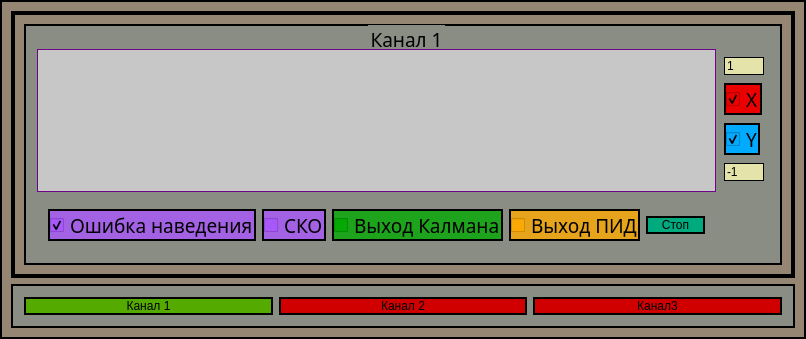
<?xml version="1.0" encoding="UTF-8"?>
<ui version="4.0">
 <class>GraphicsWindow</class>
 <widget class="QWidget" name="GraphicsWindow">
  <property name="geometry">
   <rect>
    <x>0</x>
    <y>0</y>
    <width>806</width>
    <height>339</height>
   </rect>
  </property>
  <property name="windowTitle">
   <string>GraphicsWindow</string>
  </property>
  <property name="styleSheet">
   <string notr="true">QWidget
{
border: 2px solid line black;
	background-color: rgb(148, 134, 115);
	font: 14pt &quot;Sans Serif&quot;;
}</string>
  </property>
  <layout class="QGridLayout" name="gridLayout_7">
   <item row="0" column="0">
    <widget class="QStackedWidget" name="checkShowErrorSKO3">
     <property name="styleSheet">
      <string notr="true">QStackedWidget
{
border: 2px solid line black;

	

}</string>
     </property>
     <property name="currentIndex">
      <number>0</number>
     </property>
     <widget class="QWidget" name="page">
      <layout class="QGridLayout" name="gridLayout_11">
       <item row="0" column="0">
        <widget class="QGroupBox" name="groupBox">
         <property name="font">
          <font>
           <family>Sans Serif</family>
           <pointsize>14</pointsize>
           <weight>50</weight>
           <italic>false</italic>
           <bold>false</bold>
          </font>
         </property>
         <property name="styleSheet">
          <string notr="true">QGroupBox
{
border: 2px solid line black;

	
	background-color: rgb(137, 141, 132);
}</string>
         </property>
         <property name="title">
          <string>Канал 1</string>
         </property>
         <property name="alignment">
          <set>Qt::AlignCenter</set>
         </property>
         <layout class="QGridLayout" name="gridLayout">
          <property name="topMargin">
           <number>23</number>
          </property>
          <property name="rightMargin">
           <number>4</number>
          </property>
          <item row="0" column="0">
           <widget class="QCustomPlot" name="graphWidget1" native="true">
            <property name="sizePolicy">
             <sizepolicy hsizetype="Preferred" vsizetype="MinimumExpanding">
              <horstretch>44</horstretch>
              <verstretch>0</verstretch>
             </sizepolicy>
            </property>
            <property name="styleSheet">
             <string notr="true">QWidget
{
	border: 1px solid rgb(110, 5, 136);
	background-color: rgb(199, 199, 199);
}</string>
            </property>
           </widget>
          </item>
          <item row="2" column="0">
           <widget class="QGroupBox" name="groupBox_2">
            <property name="styleSheet">
             <string notr="true">QGroupBox
{
border: 0px solid line black;

}</string>
            </property>
            <property name="title">
             <string/>
            </property>
            <layout class="QGridLayout" name="gridLayout_2">
             <item row="1" column="0">
              <widget class="QCheckBox" name="checkShowError1">
               <property name="font">
                <font>
                 <family>Sans Serif</family>
                 <pointsize>14</pointsize>
                 <weight>50</weight>
                 <italic>false</italic>
                 <bold>false</bold>
                </font>
               </property>
               <property name="styleSheet">
                <string notr="true">QCheckBox
{
border: 2px solid line black;
	
	background-color: rgba(170, 85, 255, 200);
}</string>
               </property>
               <property name="text">
                <string>Ошибка наведения</string>
               </property>
               <property name="iconSize">
                <size>
                 <width>30</width>
                 <height>30</height>
                </size>
               </property>
               <property name="checked">
                <bool>true</bool>
               </property>
               <property name="tristate">
                <bool>false</bool>
               </property>
              </widget>
             </item>
             <item row="1" column="2">
              <widget class="QCheckBox" name="checkShowKalman1">
               <property name="font">
                <font>
                 <family>Sans Serif</family>
                 <pointsize>14</pointsize>
                 <weight>50</weight>
                 <italic>false</italic>
                 <bold>false</bold>
                </font>
               </property>
               <property name="styleSheet">
                <string notr="true">QCheckBox
{
border: 2px solid line black;
	
	
	background-color: rgba(0, 170, 0, 200);
}</string>
               </property>
               <property name="text">
                <string>Выход Калмана</string>
               </property>
              </widget>
             </item>
             <item row="1" column="3">
              <widget class="QCheckBox" name="checkShowPID1">
               <property name="font">
                <font>
                 <family>Sans Serif</family>
                 <pointsize>14</pointsize>
                 <weight>50</weight>
                 <italic>false</italic>
                 <bold>false</bold>
                </font>
               </property>
               <property name="styleSheet">
                <string notr="true">QCheckBox
{
border: 2px solid line black;
	
	background-color: rgba(255, 170, 0, 200);
}</string>
               </property>
               <property name="text">
                <string>Выход ПИД</string>
               </property>
              </widget>
             </item>
             <item row="1" column="4">
              <widget class="QPushButton" name="ButStopGraph">
               <property name="styleSheet">
                <string notr="true">QPushButton
{
background-color: rgb(0, 170, 127);

	selection-background-color: rgb(255, 85, 0);
}</string>
               </property>
               <property name="text">
                <string>Стоп</string>
               </property>
               <property name="checkable">
                <bool>true</bool>
               </property>
               <property name="checked">
                <bool>true</bool>
               </property>
              </widget>
             </item>
             <item row="1" column="1">
              <widget class="QCheckBox" name="checkShowErrorSKO1">
               <property name="font">
                <font>
                 <family>Sans Serif</family>
                 <pointsize>14</pointsize>
                 <weight>50</weight>
                 <italic>false</italic>
                 <bold>false</bold>
                </font>
               </property>
               <property name="styleSheet">
                <string notr="true">QCheckBox
{
border: 2px solid line black;
	
	background-color: rgba(170, 85, 255, 200);
}</string>
               </property>
               <property name="text">
                <string>СКО</string>
               </property>
               <property name="iconSize">
                <size>
                 <width>30</width>
                 <height>30</height>
                </size>
               </property>
               <property name="checked">
                <bool>false</bool>
               </property>
               <property name="tristate">
                <bool>false</bool>
               </property>
              </widget>
             </item>
            </layout>
           </widget>
          </item>
          <item row="0" column="2">
           <widget class="QGroupBox" name="groupBox_7">
            <property name="styleSheet">
             <string notr="true">QGroupBox
{
border: 0px solid line black;

	
	background-color: rgb(137, 141, 132);
}</string>
            </property>
            <property name="title">
             <string/>
            </property>
            <layout class="QVBoxLayout" name="verticalLayout_2">
             <property name="leftMargin">
              <number>2</number>
             </property>
             <property name="rightMargin">
              <number>2</number>
             </property>
            </layout>
           </widget>
          </item>
          <item row="0" column="1">
           <widget class="QGroupBox" name="groupBox_10">
            <property name="sizePolicy">
             <sizepolicy hsizetype="Expanding" vsizetype="Preferred">
              <horstretch>0</horstretch>
              <verstretch>0</verstretch>
             </sizepolicy>
            </property>
            <property name="styleSheet">
             <string notr="true">QGroupBox
{
border: 0px solid line black;

	
	background-color: rgb(137, 141, 132);
}

QLineEdit
{
border: 1px solid line black;
	background-color: rgb(227, 227, 170);
}</string>
            </property>
            <property name="title">
             <string/>
            </property>
            <layout class="QGridLayout" name="gridLayout_8">
             <property name="leftMargin">
              <number>2</number>
             </property>
             <property name="topMargin">
              <number>2</number>
             </property>
             <property name="rightMargin">
              <number>2</number>
             </property>
             <property name="bottomMargin">
              <number>2</number>
             </property>
             <property name="spacing">
              <number>2</number>
             </property>
             <item row="0" column="0">
              <widget class="QLineEdit" name="lineEditMaxValUp1">
               <property name="sizePolicy">
                <sizepolicy hsizetype="Maximum" vsizetype="Maximum">
                 <horstretch>0</horstretch>
                 <verstretch>0</verstretch>
                </sizepolicy>
               </property>
               <property name="maximumSize">
                <size>
                 <width>40</width>
                 <height>16777215</height>
                </size>
               </property>
               <property name="text">
                <string>1</string>
               </property>
              </widget>
             </item>
             <item row="1" column="0">
              <widget class="QCheckBox" name="checkXShow1">
               <property name="sizePolicy">
                <sizepolicy hsizetype="Fixed" vsizetype="Fixed">
                 <horstretch>0</horstretch>
                 <verstretch>0</verstretch>
                </sizepolicy>
               </property>
               <property name="font">
                <font>
                 <family>Sans Serif</family>
                 <pointsize>14</pointsize>
                 <weight>50</weight>
                 <italic>false</italic>
                 <bold>false</bold>
                </font>
               </property>
               <property name="styleSheet">
                <string notr="true">QCheckBox
{
border: 2px solid line black;
	
	
	background-color: rgb(234, 0, 0);
}</string>
               </property>
               <property name="text">
                <string>X</string>
               </property>
               <property name="checked">
                <bool>true</bool>
               </property>
              </widget>
             </item>
             <item row="2" column="0">
              <widget class="QCheckBox" name="checkYShow1">
               <property name="sizePolicy">
                <sizepolicy hsizetype="Fixed" vsizetype="Fixed">
                 <horstretch>0</horstretch>
                 <verstretch>0</verstretch>
                </sizepolicy>
               </property>
               <property name="font">
                <font>
                 <family>Sans Serif</family>
                 <pointsize>14</pointsize>
                 <weight>50</weight>
                 <italic>false</italic>
                 <bold>false</bold>
                </font>
               </property>
               <property name="styleSheet">
                <string notr="true">QCheckBox
{
border: 2px solid line black;
	
	background-color: rgb(0, 170, 255);
}</string>
               </property>
               <property name="text">
                <string>Y</string>
               </property>
               <property name="checked">
                <bool>true</bool>
               </property>
              </widget>
             </item>
             <item row="3" column="0">
              <widget class="QLineEdit" name="lineEditMaxValDown1">
               <property name="sizePolicy">
                <sizepolicy hsizetype="Minimum" vsizetype="Maximum">
                 <horstretch>0</horstretch>
                 <verstretch>0</verstretch>
                </sizepolicy>
               </property>
               <property name="maximumSize">
                <size>
                 <width>40</width>
                 <height>16777215</height>
                </size>
               </property>
               <property name="text">
                <string>-1</string>
               </property>
              </widget>
             </item>
            </layout>
           </widget>
          </item>
         </layout>
        </widget>
       </item>
      </layout>
     </widget>
     <widget class="QWidget" name="page_2">
      <layout class="QGridLayout" name="gridLayout_12">
       <item row="0" column="0">
        <widget class="QGroupBox" name="groupBox_3">
         <property name="font">
          <font>
           <family>Sans Serif</family>
           <pointsize>14</pointsize>
           <weight>50</weight>
           <italic>false</italic>
           <bold>false</bold>
          </font>
         </property>
         <property name="styleSheet">
          <string notr="true">QGroupBox
{
border: 2px solid line black;

	
	background-color: rgb(137, 141, 132);
}</string>
         </property>
         <property name="title">
          <string>Канал 2</string>
         </property>
         <property name="alignment">
          <set>Qt::AlignCenter</set>
         </property>
         <layout class="QGridLayout" name="gridLayout_3">
          <property name="topMargin">
           <number>23</number>
          </property>
          <item row="0" column="1">
           <widget class="QGroupBox" name="groupBox_11">
            <property name="styleSheet">
             <string notr="true">QGroupBox
{
border: 0px solid line black;

	
	background-color: rgb(137, 141, 132);
}

QLineEdit
{
border: 1px solid line black;
	background-color: rgb(227, 227, 170);
}</string>
            </property>
            <property name="title">
             <string/>
            </property>
            <layout class="QGridLayout" name="gridLayout_10">
             <property name="leftMargin">
              <number>2</number>
             </property>
             <property name="topMargin">
              <number>2</number>
             </property>
             <property name="rightMargin">
              <number>2</number>
             </property>
             <property name="bottomMargin">
              <number>2</number>
             </property>
             <property name="spacing">
              <number>2</number>
             </property>
             <item row="0" column="0">
              <widget class="QLineEdit" name="lineEditMaxValUp2">
               <property name="maximumSize">
                <size>
                 <width>40</width>
                 <height>16777215</height>
                </size>
               </property>
               <property name="text">
                <string>1</string>
               </property>
              </widget>
             </item>
             <item row="1" column="0">
              <widget class="QCheckBox" name="checkXShow2">
               <property name="maximumSize">
                <size>
                 <width>40</width>
                 <height>16777215</height>
                </size>
               </property>
               <property name="font">
                <font>
                 <family>Sans Serif</family>
                 <pointsize>14</pointsize>
                 <weight>50</weight>
                 <italic>false</italic>
                 <bold>false</bold>
                </font>
               </property>
               <property name="styleSheet">
                <string notr="true">QCheckBox
{
border: 2px solid line black;
	
	
	background-color: rgb(234, 0, 0);
}</string>
               </property>
               <property name="text">
                <string>X</string>
               </property>
               <property name="checked">
                <bool>true</bool>
               </property>
              </widget>
             </item>
             <item row="2" column="0">
              <widget class="QCheckBox" name="checkYShow2">
               <property name="maximumSize">
                <size>
                 <width>40</width>
                 <height>16777215</height>
                </size>
               </property>
               <property name="font">
                <font>
                 <family>Sans Serif</family>
                 <pointsize>14</pointsize>
                 <weight>50</weight>
                 <italic>false</italic>
                 <bold>false</bold>
                </font>
               </property>
               <property name="styleSheet">
                <string notr="true">QCheckBox
{
border: 2px solid line black;
	
	background-color: rgb(0, 170, 255);
}</string>
               </property>
               <property name="text">
                <string>Y</string>
               </property>
               <property name="checked">
                <bool>true</bool>
               </property>
              </widget>
             </item>
             <item row="3" column="0">
              <widget class="QLineEdit" name="lineEditMaxValDown2">
               <property name="maximumSize">
                <size>
                 <width>40</width>
                 <height>16777215</height>
                </size>
               </property>
               <property name="text">
                <string>-1</string>
               </property>
              </widget>
             </item>
            </layout>
           </widget>
          </item>
          <item row="0" column="0">
           <widget class="QCustomPlot" name="graphWidget2" native="true">
            <property name="sizePolicy">
             <sizepolicy hsizetype="Preferred" vsizetype="MinimumExpanding">
              <horstretch>44</horstretch>
              <verstretch>0</verstretch>
             </sizepolicy>
            </property>
            <property name="styleSheet">
             <string notr="true">QWidget
{
	border: 1px solid rgb(110, 5, 136);
	background-color: rgb(199, 199, 199);
}</string>
            </property>
           </widget>
          </item>
          <item row="1" column="0">
           <widget class="QGroupBox" name="groupBox_4">
            <property name="styleSheet">
             <string notr="true">QGroupBox
{
border: 0px solid line black;

}</string>
            </property>
            <property name="title">
             <string/>
            </property>
            <layout class="QGridLayout" name="gridLayout_4">
             <item row="1" column="0">
              <widget class="QCheckBox" name="checkShowError2">
               <property name="font">
                <font>
                 <family>Sans Serif</family>
                 <pointsize>14</pointsize>
                 <weight>50</weight>
                 <italic>false</italic>
                 <bold>false</bold>
                </font>
               </property>
               <property name="autoFillBackground">
                <bool>false</bool>
               </property>
               <property name="styleSheet">
                <string notr="true">QCheckBox
{
border: 2px solid line black;
	
	background-color: rgba(170, 85, 255, 200);
}</string>
               </property>
               <property name="text">
                <string>Ошибка наведения</string>
               </property>
               <property name="iconSize">
                <size>
                 <width>30</width>
                 <height>30</height>
                </size>
               </property>
               <property name="checked">
                <bool>true</bool>
               </property>
               <property name="tristate">
                <bool>false</bool>
               </property>
              </widget>
             </item>
             <item row="1" column="2">
              <widget class="QCheckBox" name="checkShowKalman2">
               <property name="font">
                <font>
                 <family>Sans Serif</family>
                 <pointsize>14</pointsize>
                 <weight>50</weight>
                 <italic>false</italic>
                 <bold>false</bold>
                </font>
               </property>
               <property name="styleSheet">
                <string notr="true">QCheckBox
{
border: 2px solid line black;
	
	
	background-color: rgba(0, 170, 0, 200);
}</string>
               </property>
               <property name="text">
                <string>Выход Калмана</string>
               </property>
              </widget>
             </item>
             <item row="1" column="3">
              <widget class="QCheckBox" name="checkShowPID2">
               <property name="font">
                <font>
                 <family>Sans Serif</family>
                 <pointsize>14</pointsize>
                 <weight>50</weight>
                 <italic>false</italic>
                 <bold>false</bold>
                </font>
               </property>
               <property name="styleSheet">
                <string notr="true">QCheckBox
{
border: 2px solid line black;
	
	background-color: rgba(255, 170, 0, 200);
}</string>
               </property>
               <property name="text">
                <string>Выход ПИД</string>
               </property>
              </widget>
             </item>
             <item row="1" column="1">
              <widget class="QCheckBox" name="checkShowErrorSKO2">
               <property name="font">
                <font>
                 <family>Sans Serif</family>
                 <pointsize>14</pointsize>
                 <weight>50</weight>
                 <italic>false</italic>
                 <bold>false</bold>
                </font>
               </property>
               <property name="styleSheet">
                <string notr="true">QCheckBox
{
border: 2px solid line black;
	
	background-color: rgba(170, 85, 255, 200);
}</string>
               </property>
               <property name="text">
                <string>СКО</string>
               </property>
               <property name="iconSize">
                <size>
                 <width>30</width>
                 <height>30</height>
                </size>
               </property>
               <property name="checked">
                <bool>false</bool>
               </property>
               <property name="tristate">
                <bool>false</bool>
               </property>
              </widget>
             </item>
            </layout>
           </widget>
          </item>
         </layout>
        </widget>
       </item>
      </layout>
     </widget>
     <widget class="QWidget" name="page_3">
      <layout class="QGridLayout" name="gridLayout_13">
       <item row="0" column="0">
        <widget class="QGroupBox" name="groupBox_5">
         <property name="font">
          <font>
           <family>Sans Serif</family>
           <pointsize>14</pointsize>
           <weight>50</weight>
           <italic>false</italic>
           <bold>false</bold>
          </font>
         </property>
         <property name="styleSheet">
          <string notr="true">QGroupBox
{
border: 2px solid line black;

	
	background-color: rgb(137, 141, 132);
}</string>
         </property>
         <property name="title">
          <string>Канал 3</string>
         </property>
         <property name="alignment">
          <set>Qt::AlignCenter</set>
         </property>
         <layout class="QGridLayout" name="gridLayout_5">
          <property name="topMargin">
           <number>23</number>
          </property>
          <item row="0" column="1">
           <widget class="QGroupBox" name="groupBox_9">
            <property name="styleSheet">
             <string notr="true">QGroupBox
{
border: 0px solid line black;

	
	background-color: rgb(137, 141, 132);
}

QLineEdit
{
border: 1px solid line black;
}</string>
            </property>
            <property name="title">
             <string/>
            </property>
            <layout class="QVBoxLayout" name="verticalLayout_3">
             <property name="spacing">
              <number>2</number>
             </property>
             <property name="leftMargin">
              <number>2</number>
             </property>
             <property name="topMargin">
              <number>2</number>
             </property>
             <property name="rightMargin">
              <number>2</number>
             </property>
             <property name="bottomMargin">
              <number>2</number>
             </property>
             <item>
              <widget class="QGroupBox" name="groupBox_12">
               <property name="styleSheet">
                <string notr="true">QGroupBox
{
border: 0px solid line black;

	
	background-color: rgb(137, 141, 132);
}

QLineEdit
{
border: 1px solid line black;
	background-color: rgb(227, 227, 170);
}</string>
               </property>
               <property name="title">
                <string/>
               </property>
               <layout class="QGridLayout" name="gridLayout_9">
                <property name="leftMargin">
                 <number>2</number>
                </property>
                <property name="topMargin">
                 <number>2</number>
                </property>
                <property name="rightMargin">
                 <number>2</number>
                </property>
                <property name="bottomMargin">
                 <number>2</number>
                </property>
                <property name="spacing">
                 <number>2</number>
                </property>
                <item row="0" column="0">
                 <widget class="QLineEdit" name="lineEditMaxValUp3">
                  <property name="sizePolicy">
                   <sizepolicy hsizetype="Preferred" vsizetype="Maximum">
                    <horstretch>0</horstretch>
                    <verstretch>0</verstretch>
                   </sizepolicy>
                  </property>
                  <property name="maximumSize">
                   <size>
                    <width>40</width>
                    <height>16777215</height>
                   </size>
                  </property>
                  <property name="text">
                   <string>1</string>
                  </property>
                 </widget>
                </item>
                <item row="1" column="0">
                 <widget class="QCheckBox" name="checkXShow3">
                  <property name="sizePolicy">
                   <sizepolicy hsizetype="Preferred" vsizetype="Fixed">
                    <horstretch>0</horstretch>
                    <verstretch>0</verstretch>
                   </sizepolicy>
                  </property>
                  <property name="maximumSize">
                   <size>
                    <width>40</width>
                    <height>16777215</height>
                   </size>
                  </property>
                  <property name="font">
                   <font>
                    <family>Sans Serif</family>
                    <pointsize>14</pointsize>
                    <weight>50</weight>
                    <italic>false</italic>
                    <bold>false</bold>
                   </font>
                  </property>
                  <property name="styleSheet">
                   <string notr="true">QCheckBox
{
border: 2px solid line black;
	
	
	background-color: rgb(234, 0, 0);
}</string>
                  </property>
                  <property name="text">
                   <string>X</string>
                  </property>
                  <property name="checked">
                   <bool>true</bool>
                  </property>
                 </widget>
                </item>
                <item row="2" column="0">
                 <widget class="QCheckBox" name="checkYShow3">
                  <property name="maximumSize">
                   <size>
                    <width>40</width>
                    <height>16777215</height>
                   </size>
                  </property>
                  <property name="font">
                   <font>
                    <family>Sans Serif</family>
                    <pointsize>14</pointsize>
                    <weight>50</weight>
                    <italic>false</italic>
                    <bold>false</bold>
                   </font>
                  </property>
                  <property name="styleSheet">
                   <string notr="true">QCheckBox
{
border: 2px solid line black;
	
	background-color: rgb(0, 170, 255);
}</string>
                  </property>
                  <property name="text">
                   <string>Y</string>
                  </property>
                  <property name="checked">
                   <bool>true</bool>
                  </property>
                 </widget>
                </item>
                <item row="3" column="0">
                 <widget class="QLineEdit" name="lineEditMaxValDown3">
                  <property name="maximumSize">
                   <size>
                    <width>40</width>
                    <height>16777215</height>
                   </size>
                  </property>
                  <property name="text">
                   <string>-1</string>
                  </property>
                 </widget>
                </item>
               </layout>
              </widget>
             </item>
            </layout>
           </widget>
          </item>
          <item row="0" column="0">
           <widget class="QCustomPlot" name="graphWidget3" native="true">
            <property name="sizePolicy">
             <sizepolicy hsizetype="Preferred" vsizetype="MinimumExpanding">
              <horstretch>44</horstretch>
              <verstretch>0</verstretch>
             </sizepolicy>
            </property>
            <property name="styleSheet">
             <string notr="true">QWidget
{
	border: 1px solid rgb(110, 5, 136);
	background-color: rgb(199, 199, 199);
}</string>
            </property>
           </widget>
          </item>
          <item row="1" column="0">
           <widget class="QGroupBox" name="groupBox_6">
            <property name="styleSheet">
             <string notr="true">QGroupBox
{
border: 0px solid line black;

}</string>
            </property>
            <property name="title">
             <string/>
            </property>
            <layout class="QGridLayout" name="gridLayout_6">
             <item row="1" column="3">
              <widget class="QCheckBox" name="checkShowPID3">
               <property name="font">
                <font>
                 <family>Sans Serif</family>
                 <pointsize>14</pointsize>
                 <weight>50</weight>
                 <italic>false</italic>
                 <bold>false</bold>
                </font>
               </property>
               <property name="styleSheet">
                <string notr="true">QCheckBox
{
border: 2px solid line black;
	
	background-color: rgba(255, 170, 0, 200);
}</string>
               </property>
               <property name="text">
                <string>Выход ПИД</string>
               </property>
              </widget>
             </item>
             <item row="1" column="0">
              <widget class="QCheckBox" name="checkShowError3">
               <property name="font">
                <font>
                 <family>Sans Serif</family>
                 <pointsize>14</pointsize>
                 <weight>50</weight>
                 <italic>false</italic>
                 <bold>false</bold>
                </font>
               </property>
               <property name="styleSheet">
                <string notr="true">QCheckBox
{
border: 2px solid line black;
	
	background-color: rgba(170, 85, 255, 200);
}</string>
               </property>
               <property name="text">
                <string>Ошибка наведения</string>
               </property>
               <property name="iconSize">
                <size>
                 <width>30</width>
                 <height>30</height>
                </size>
               </property>
               <property name="checked">
                <bool>true</bool>
               </property>
               <property name="tristate">
                <bool>false</bool>
               </property>
              </widget>
             </item>
             <item row="1" column="2">
              <widget class="QCheckBox" name="checkShowKalman3">
               <property name="font">
                <font>
                 <family>Sans Serif</family>
                 <pointsize>14</pointsize>
                 <weight>50</weight>
                 <italic>false</italic>
                 <bold>false</bold>
                </font>
               </property>
               <property name="styleSheet">
                <string notr="true">QCheckBox
{
border: 2px solid line black;
	
	
	background-color: rgba(0, 170, 0, 200);
}</string>
               </property>
               <property name="text">
                <string>Выход Калмана</string>
               </property>
              </widget>
             </item>
             <item row="1" column="1">
              <widget class="QCheckBox" name="checkShowErrorSKO_3">
               <property name="font">
                <font>
                 <family>Sans Serif</family>
                 <pointsize>14</pointsize>
                 <weight>50</weight>
                 <italic>false</italic>
                 <bold>false</bold>
                </font>
               </property>
               <property name="styleSheet">
                <string notr="true">QCheckBox
{
border: 2px solid line black;
	
	background-color: rgba(170, 85, 255, 200);
}</string>
               </property>
               <property name="text">
                <string>СКО</string>
               </property>
               <property name="iconSize">
                <size>
                 <width>30</width>
                 <height>30</height>
                </size>
               </property>
               <property name="checked">
                <bool>false</bool>
               </property>
               <property name="tristate">
                <bool>false</bool>
               </property>
              </widget>
             </item>
            </layout>
           </widget>
          </item>
         </layout>
        </widget>
       </item>
      </layout>
     </widget>
    </widget>
   </item>
   <item row="1" column="0">
    <widget class="QGroupBox" name="groupBox_8">
     <property name="sizePolicy">
      <sizepolicy hsizetype="Preferred" vsizetype="Preferred">
       <horstretch>0</horstretch>
       <verstretch>0</verstretch>
      </sizepolicy>
     </property>
     <property name="styleSheet">
      <string notr="true">QGroupBox
{
border: 2px solid line black;

	
	background-color: rgb(137, 141, 132);
}</string>
     </property>
     <property name="title">
      <string/>
     </property>
     <layout class="QHBoxLayout" name="horizontalLayout">
      <item>
       <widget class="QPushButton" name="ButGraphChannel1">
        <property name="styleSheet">
         <string notr="true">QPushButton
{
border: 2px solid line black;
	
	
	background-color: rgb(208, 0, 0);
}

QPushButton::checked
{
border: 2px solid line black;
	
	background-color: rgb(85, 170, 0);
}</string>
        </property>
        <property name="text">
         <string>Канал 1</string>
        </property>
        <property name="checkable">
         <bool>true</bool>
        </property>
        <property name="checked">
         <bool>true</bool>
        </property>
       </widget>
      </item>
      <item>
       <widget class="QPushButton" name="ButGraphChannel2">
        <property name="styleSheet">
         <string notr="true">QPushButton
{
border: 2px solid line black;
	
	
	background-color: rgb(208, 0, 0);
}

QPushButton::checked
{
border: 2px solid line black;
	
	background-color: rgb(85, 170, 0);
}</string>
        </property>
        <property name="text">
         <string>Канал 2</string>
        </property>
        <property name="checkable">
         <bool>true</bool>
        </property>
       </widget>
      </item>
      <item>
       <widget class="QPushButton" name="ButGraphChannel3">
        <property name="styleSheet">
         <string notr="true">QPushButton
{
border: 2px solid line black;
	
	
	background-color: rgb(208, 0, 0);
}

QPushButton::checked
{
border: 2px solid line black;
	
	background-color: rgb(85, 170, 0);
}</string>
        </property>
        <property name="text">
         <string>Канал3</string>
        </property>
        <property name="checkable">
         <bool>true</bool>
        </property>
       </widget>
      </item>
     </layout>
    </widget>
   </item>
  </layout>
 </widget>
 <layoutdefault spacing="6" margin="11"/>
 <customwidgets>
  <customwidget>
   <class>QCustomPlot</class>
   <extends>QWidget</extends>
   <header location="global">qcustomplot.h</header>
   <container>1</container>
  </customwidget>
 </customwidgets>
 <resources/>
 <connections/>
</ui>
